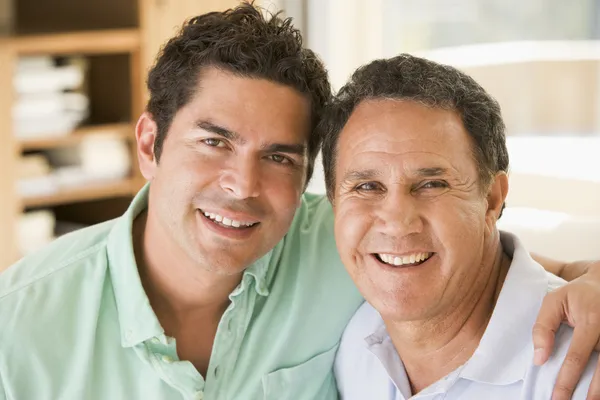
#> input picture Face detector/tom.png, 600 x 400 px, found by its file name
$ python face_detection_image.py
#> lines starting #> are read from the running program, lines starting #| are printed output that depends on the picture; after the words box and inside, x2 and y2 are one past the last pixel; in counts of white or black regions, pixels touching at a corner belong together
import cv2
haar_data = cv2.CascadeClassifier('/home/pranav/Desktop/Python Project/Face detector/data.xml')
img = cv2.imread('/home/pranav/Desktop/Python Project/Face detector/tom.png')
#> img is the input picture: shape (400, 600, 3); mean B, G, R 144.9, 164.5, 181.3
while True:
              faces = haar_data.detectMultiScale(img)
#> faces = [[153, 79, 186, 186], [302, 112, 195, 195]]
              for x,y,w,h in faces:
                  cv2.rectangle(img,(x,y),(x+w,y+h), (255,0,255),4)
#> this loop made 2 passes
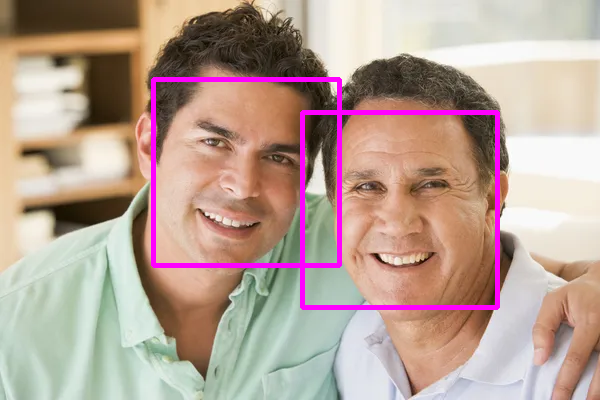
#> img: shape (400, 600, 3); 3.14% of pixels changed, all inside (x1, y1, x2, y2) = (151, 77, 500, 310)
              cv2.imshow('result',img)
              #27- ASCII of Escape
              if cv2.waitKey(2)== 27:
#> (key Esc is pressed here)
                  break
cv2.destroyAllWindows()
